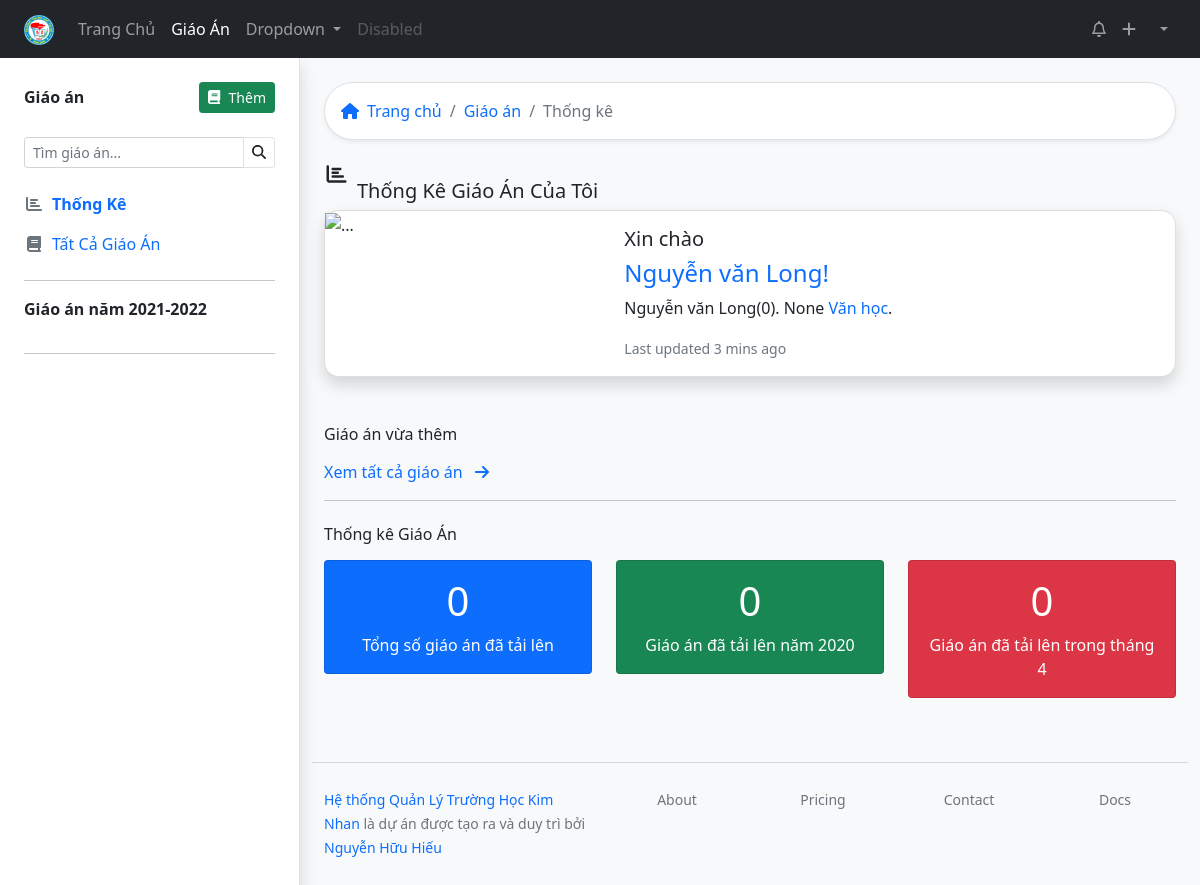
Page /lessondashboard/ (signed in) on the earlier database version.
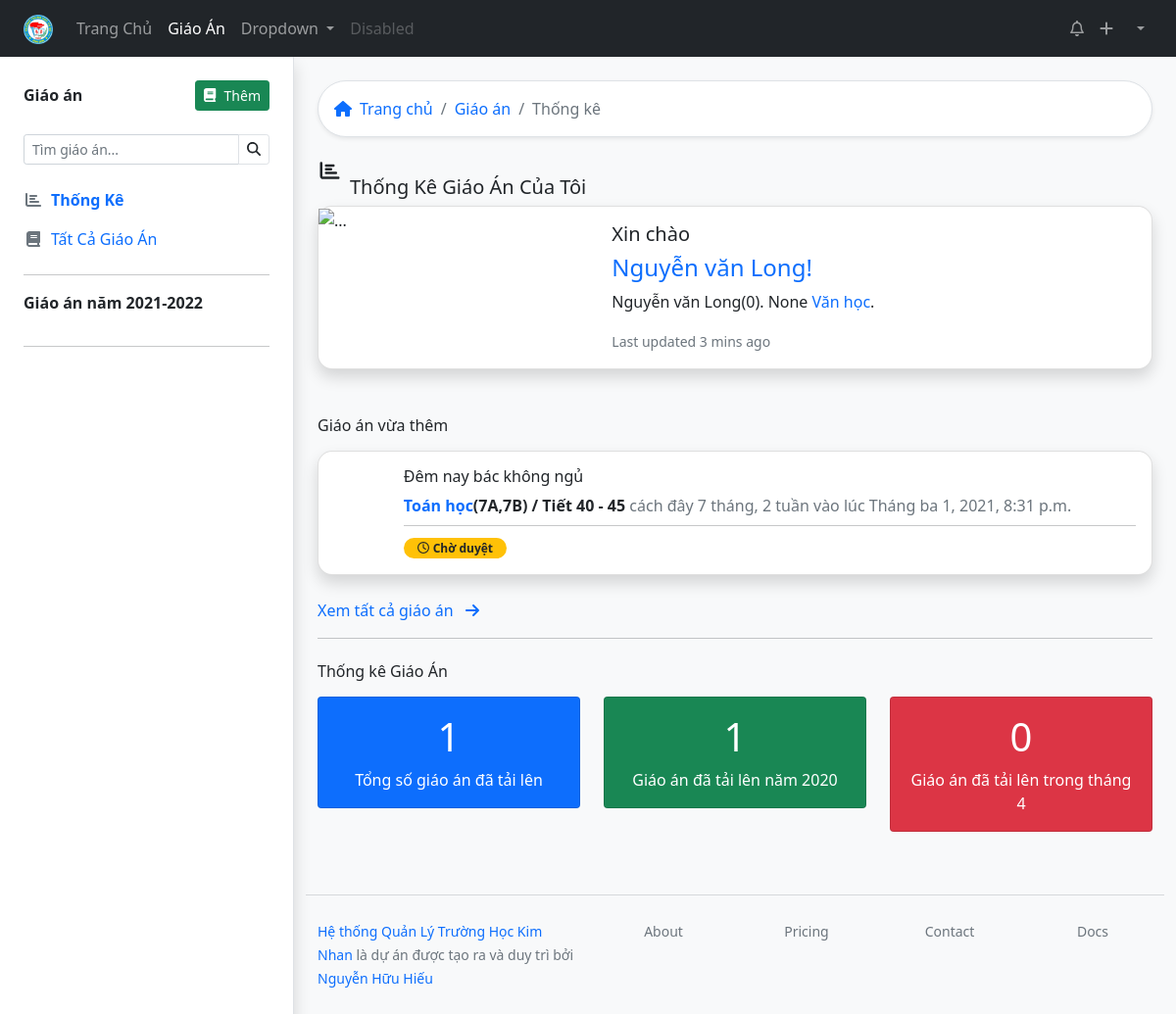
Same page on the later database version.
### lessonmanagement/models.py (models this page shows, shortened)
class Teacher(models.Model):
    user = models.OneToOneField(User, on_delete=models.SET_NULL, blank=True, null=True, verbose_name="Tài khoản đăng nhập", help_text="Tài khoản đăng nhập viết liền không dấu. Ví dụ: nhhieu. Viết tắt của Nguyễn Hữu Hiếu. Nếu trùng họ tên thì thêm số vào sau, ví dụ nhhieu2")
    firstname = models.CharField("Họ",max_length=200, blank=True)
    lastname = models.CharField("Tên", max_length=200, blank=True)
    zalo_number = models.DecimalField(verbose_name="Số điện thoại",help_text="Số điện thoại có đăng ký zalo, sử dụng để nhận thông báo từ ban giám hiệu", max_digits=12, decimal_places=0,null=True, blank=True)
    birth_date = models.DateField("Ngày sinh", null=True, blank=True, help_text="Định dạng: năm - tháng - ngày. Ví dụ: 1990-04-21")
    SEX_CHOICES = [
    ('male', 'Nam'),
    ('female', 'Nữ')
    ]
    sex = models.CharField(verbose_name="Giới tính", max_length=6, choices=SEX_CHOICES, null=True, blank=True)
    main_subject = models.ForeignKey("Subject",on_delete=models.SET_NULL,null=True,blank=True)
    EDUCATION_LEVEL_CHOICES = [
        ('inter', 'Trung Cấp'),
        ('college', 'Cao Đẳng'),
        ('university', 'Đại Học'),
        ('master', 'Thạc Sĩ')
    ]
    education_level = models.CharField(max_length=20, choices=EDUCATION_LEVEL_CHOICES, null=True, blank=True)
    is_work = models.BooleanField("Có đang công tác",default=True, help_text="Tích vào ô nếu đang công tác tại trường, bỏ tích nếu đã nghỉ hưu hoặc chuyển sang đơn vị khác")
    def user_directory_path(instance, filename):
        return 'user_{0}/{1}'.format(instance.user.id, filename)
    avatar = models.ImageField("Ảnh đại diện", help_text = "Ảnh nên được crop về ảnh vuông để đạt được độ thẩm mỹ cao nhất",upload_to = user_directory_path, blank = True, null = True)
    def yearold(self):
        return now.year - self.birth_date.year
    def full_name(self):
        return '%s %s' % (self.firstname, self.lastname)
    def total_lesson(self):
        return Lesson.objects.filter(teacher=self.id).count()
    def total_lesson_year(self):
        return Lesson.objects.filter(teacher=self.id).filter(upload_time__year = now.year ).count()
    def total_lesson_month(self):
        return Lesson.objects.filter(teacher=self.id).filter(upload_time__year = now.year ).filter(upload_time__month = now.month).count()
    def subjectclassyear_list(self):
        return SubjectClassYear.objects.filter(teacher=self.id).filter(is_teach_now = True).values('subject__title', 'subject__subject_slug', 'classyear__class_level_field').distinct()
    def list_lesson(self):
        return Lesson.objects.filter(teacher=self.id)
    def latest_lesson(self):
        return Lesson.objects.filter(teacher=self.id)[:3]
    def classyear_list(self):
        if now.month < 9:
            return  SubjectClassYear.objects.filter(teacher=self.id).filter(startdate__year = now.year - 1 )
        else:
            return SubjectClassYear.objects.filter(teacher=self.id).filter(startdate__year = now.year)
    def list_subject_manager(self):
        return SubjectTeacher.objects.filter(teacher=self.id).filter(enddate=None).filter(role = "manager")
    def list_groupsubject_manager(self):
        return GroupSubjectManager.objects.filter(teacher=self.id).filter(enddate=None)
    def list_school_manager(self):
        return SchoolManager.objects.filter(teacher=self.id).filter(enddate=None)
    def time_now(self):
        return now
    class Meta:
        verbose_name = "Giáo viên"
        verbose_name_plural = "Giáo viên"

class SubjectAbstract(models.Model):
    title = models.CharField(max_length=20, verbose_name="Tên môn học", help_text="Tên chính xác của môn học theo quy định của Bộ Giáo Dục")
    description = models.TextField("Mô tả môn học", blank=True)
    coverimage = models.ImageField("Ảnh bìa cho môn học", upload_to = "subject/", null = True, blank = True)
    class Meta:
        abstract = True
    def __str__(self):
        return self.title

class Subject(SubjectAbstract):
    group = models.ForeignKey("GroupSubject", related_name='subject123',on_delete=models.SET_NULL, null=True, blank=True)
    subject_slug = models.SlugField(max_length=200, null=True, blank=True)
    member = models.ManyToManyField(Teacher, through="SubjectTeacher")
    classyear = models.ManyToManyField("ClassYear", through="SubjectClassYear")
    class Meta:
        verbose_name = "Môn học"
        verbose_name_plural = "Môn học"

class Lesson(models.Model):
    title = models.CharField(max_length=200)
    upload_time = models.DateTimeField(auto_now_add=True)
    lesson_path = models.FileField(upload_to='test/')
    LEVEL_CHOICES = [
        (6, 6),
        (7, 7),
        (8, 8),
        (9, 9)
    ]
    level = models.IntegerField(choices=LEVEL_CHOICES, null=True, blank=True)
    description = models.CharField(max_length=200, null=True, blank=True)
    teacher = models.ForeignKey(Teacher, related_name="teacher", on_delete=models.SET_NULL, null=True, blank=True)
    checker = models.ForeignKey(Teacher, related_name="checker", on_delete=models.SET_NULL, null=True, blank=True)
    classyear_list = models.ManyToManyField(ClassYear, through="LessonClassYear")
    check_date = models.DateTimeField(auto_now = True, blank=True, null=True)
    subject = models.ForeignKey(Subject, on_delete=models.SET_NULL, null=True, blank=True)
    slug_subject = models.SlugField(max_length=200, null=True, blank=True)
    start_number_lesson = models.IntegerField(null=True, blank=True, help_text="Bài giảng này ở tiết số mấy")
    cout_number_lesson = models.IntegerField(null=True, blank=True, help_text="Bài giảng này trong bao nhiêu tiết")
    STATUS_CHOICES = [
    ('pending', 'Chờ duyệt'),
    ('acept', 'Đã duyệt'),
    ('deny', 'Bị từ chối'),
    ]
    status = models.CharField(max_length=10, blank=True, choices=STATUS_CHOICES ,default='pending')
    note_checker = models.CharField(max_length=200, blank=True)
    class Meta:
        verbose_name = "Giáo Án"
        verbose_name_plural = "Giáo Án"
        ordering = ["-upload_time"]
    def display_classyear(self):
        classyear_list1 = []
        for i in self.classyear_list.all():
            classyear_list1.append(i)
        return classyear_list1

class ClassYear(models.Model):
    TITLE_CHOICES = [
    ('a', 'A'),
    ('b', 'B'),
    ('c', 'C'),
    ('d', 'D')
    ]
    title = models.CharField(verbose_name="Tên lớp", max_length=1, choices=TITLE_CHOICES)
    startyear = models.IntegerField()
    lesson_list = models.ManyToManyField("Lesson", through="LessonClassYear")
    class_level_field = models.IntegerField(null=True, blank=True)
    def class_level(self):
        return class_level_def(self.startyear)
    def class_title_year(self):
        return "%s%s" % (self.class_level(), self.get_title_display())
    class Meta:
        unique_together = ('title', 'startyear')
        verbose_name = "Lớp học"
        verbose_name_plural = "Lớp học"
    def __str__(self):
        return  self.class_title_year()

### lessonmanagement/views.py (the view)
# urls.py: path('lessondashboard/', views.lessondashboard, name="lessondashboard"),
def lessondashboard(request):
    lesson = Lesson.objects.filter(teacher=request.user.teacher.id)
    teachersubjectclassyear = SubjectClassYear.objects.filter(teacher=request.user.teacher.id)
    context = {'lesson_list':lesson,'teachersubjectclassyear':teachersubjectclassyear,
    }
    return render(request, 'lessondashboard.html', context)

### lessonmanagement/models.py (called while the page is built)
def class_level_def(year):
    i = 0
    if (now.month < 9):
        i =  (now.year - year) + 5
    else:
        i = (now.year - year) + 6
    if i in [6,7,8,9]:
        return i
    else:
        return year

### lessonmanagement/templates/lessondashboard.html (shortened to what the changed rows need)
          {% extends 'base_withsidebar.html' %}
          {% load static %}
          {% block content %}
          <div class="card mb-5 rounded-15 shadow" >
            <div class="row g-0">
              <div class="col-md-8">
                <div class="card-body">
                  <h5 class="card-title">Xin chào</h5>
                  <h4><a href="#" class="text-decoration-none">{{ request.user.teacher.full_name }}!</a></h4>
                  <p class="card-text">{{ request.user.teacher.full_name }}({{ request.user.teacher.yearold }}). {{ request.user.teacher.get_education_level_display }} <a href="" class="text-decoration-none"> {{ request.user.teacher.main_subject }}</a>.
                </p>
                  <p class="card-text"><small class="text-muted">Last updated 3 mins ago</small></p>
                </div>
              </div>
            </div>
          </div>
                {% for i in request.user.teacher.latest_lesson %}
                <div class="card mb-4 rounded-15 shadow">
                  <div class="row g-0">
                    <div class="col-1 p-2 d-flex align-items-center">
                    </div>
                    <div class="col-11">
                      <div class="card-body">
                        <h6 class="card-title">
                          <a href="{% url 'lesson' i.id %}" class="text-reset text-decoration-none">  {{ i.title }}</a>
                        </h6>
                        <span class="text-dark fw-bold">
                        <a href="#" class="text-decoration-none"> {{ i.subject.title }}</a>{% if i.display_classyear %}({% for j in i.display_classyear %}{{j}}{%if forloop.last %}{% else %},{% endif %}{% endfor %}) {% endif %} / Tiết {{ i.start_number_lesson}} {% if i.cout_number_lesson > 1 %} - {{ i.start_number_lesson|add:i.cout_number_lesson }} {% endif %}
                      </span>
                      <span class="text-muted">cách đây
    {{ i.upload_time|timesince}} vào lúc {{ i.upload_time }}</span>
                        <hr class="my-2">
                        {% if i.status == "pending" %}
                        <span class="badge bg-warning text-dark rounded-pill" style="width: 105px;"><i class="far fa-clock me-1"></i>Chờ duyệt</span>
                        {% elif i.status == "acept" %}
                        <span class="badge bg-success  rounded-pill" style="width: 105px;"><i class="fas fa-check me-1"></i>Đã duyệt</span> <small class="text-muted">bởi<a href="#" class="text-decoration-none"> {{ i.checker.full_name }}</a>
                          cách đây
                          {{ i.upload_time|timesince}} vào lúc {{ i.check_date }}</small>
                         {% elif i.status == "deny" %}
                         <span class="badge bg-danger  rounded-pill" style="width: 105px;"><i class="fas fa-times me-1"></i>Bị từ chối</span> <small class="text-muted">bởi<a href="#" class="text-decoration-none"> {{ i.checker.full_name }}</a>
                          cách đây
    {{ i.upload_time|timesince}} vào lúc {{ i.check_date }}</small>
                        {% endif %}
                      </div>
                    </div>
                  </div>
                </div>
                {% endfor %}
          <div class="row">
            <div class="col">
              <div class="card text-white bg-primary mb-3 text-center">
              <div class="card-body">
                <h1 class="card-title">{{ request.user.teacher.total_lesson }}</h1>
                <p class="card-text" >Tổng số giáo án đã tải lên</p>
              </div>
            </div>
          </div>
            <div class="col">
              <div class="card text-white bg-success mb-3  text-center">
                <div class="card-body">
                 <h1 class="card-title">{{ request.user.teacher.total_lesson_year }}</h1>
                  <p class="card-text" >Giáo án đã tải lên năm 2020</p>
                </div>
              </div>
            </div>
            <div class="col">
              <div class="card text-white bg-danger mb-3  text-center">
                <div class="card-body">
                 <h1 class="card-title">{{ request.user.teacher.total_lesson_month }}</h1>
                  <p class="card-text" >Giáo án đã tải lên trong tháng 4</p>
                </div>
              </div>
            </div>
          </div>
           {% endblock %}

### lessonmanagement/templates/sidebar.html (shortened to what this page needs)
<div class="position-sticky top-0 start-0 pt-4">
    <div class="d-flex justify-content-between mb-4 align-items-center">
      <span class="fw-bold">Giáo án</span>
      <a href="{% url 'addlesson' %}" class="btn btn-success btn-sm  "><i class="fas fa-book me-2"></i>Thêm</a>
      </div>
      <form action="">
        <div class="input-group input-group-sm mb-3">
        <input type="search" class="form-control " list="datalistOptions" id="exampleDataList" placeholder="Tìm giáo án..." aria-describedby="button-addon2">
          <button class="btn border" type="submit" id="button-addon2"><i class="fas fa-search"></i></button>
        </div>
      </form>
      <div class="list-group">
        <a href="{% url 'lessondashboard' %}" class="list-group-item list-group-item-action border-0 text-primary ps-0 {% if request.path == '/lessondashboard/' %} fw-bold {% endif %}"><i class="fas fa-chart-bar me-2 text-muted  fa-fw "></i>Thống Kê</a>
        <a href="{% url 'alllessons' %}" class="list-group-item list-group-item-action border-0 text-primary ps-0 {% if request.path == '/lessons/' %} fw-bold {% endif %}"><i class="fas fa-book fa-fw me-2 text-muted    fa-fw"></i>Tất Cả Giáo Án</a>
        <hr >
        {% if request.user.teacher.time_now.month < 9 %}
      <span class="fw-bold mb-3">Giáo án năm {{request.user.teacher.time_now.year|add:'-1'}}-{{request.user.teacher.time_now.year }} </span>
      {% else %}
      <span class="fw-bold mb-3">Giáo án năm {{request.user.teacher.time_now.year }}-{{request.user.teacher.time_now.year|add:'1' }} </span>
       {% endif %}
        <hr>
      </div>
    </div>

Differences in the rows shown:
now on this page (row edited): Lesson: title "Đêm nay bác không ngủ", subject "Toán học", start_number_lesson "40", start_number_lesson|add "45", upload_time "7 tháng, 2 tuần", upload_time "Tháng ba 1, 2021, 8:31 p.m.", status "pending" (drawn)
now on this page (row unchanged): ClassYear: startyear+title "7A"
now on this page (row edited): ClassYear: startyear+title "7B"
Other differences:
{{ request.user.teacher.total_lesson }}: "0" → "1"
{{ request.user.teacher.total_lesson_year }}: "0" → "1"
